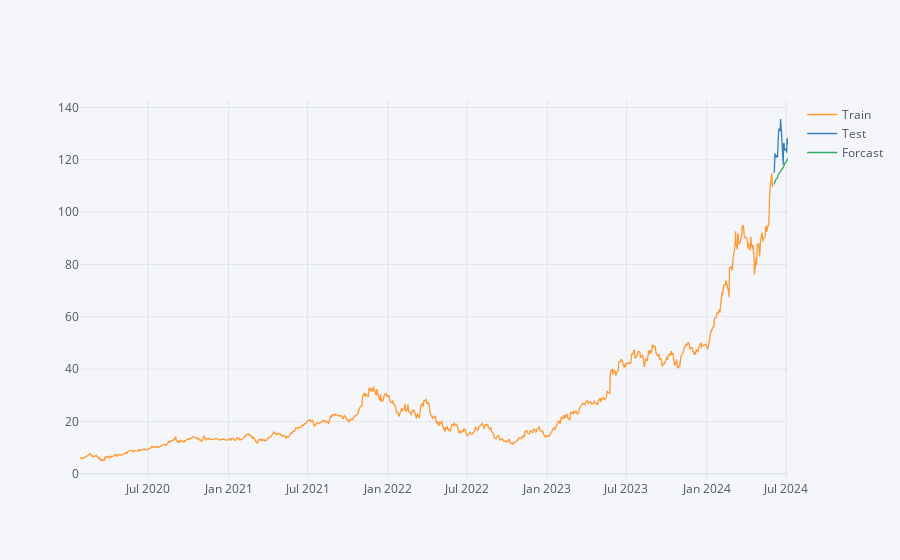

The code cell stored with this chart in its notebook:
### Markdown cell above
Residuals Plot:
Ideally, residuals should fluctuate around zero with no clear pattern or trend. Any systematic patterns might indicate that the model is missing some information or needs adjustment.

Autocorrelation Function (ACF) Plot:
Significant autocorrelation at certain lags suggests that the residuals are not independent. This could indicate that the model may benefit from including additional lagged terms or that the model order (p, q, P, Q) needs adjustment.

Histogram of Residuals:
Residuals should ideally follow a normal distribution centered around zero. Skewness or heavy tails in the histogram might suggest non-normality, indicating potential issues with the model’s assumptions or the need for a different error distribution.

QQ Plot (Quantile-Quantile Plot):
Points should approximately follow the diagonal line. Deviations from the line suggest departures from normality. Significant deviations might indicate that the residuals are not normally distributed, affecting the reliability of statistical inference.

If the residuals plot shows random scattering around zero, ACF plot shows no significant autocorrelation, histogram shows a bell-shaped curve, and QQ plot shows points close to the diagonal line, it indicates that the SARIMAX model adequately captures the patterns in the data.

### Code cell
# Define train and test size
train_size = int(len(stocks[sto, 'Close']) * 0.98)
train, test = stocks[sto, 'Close'][:train_size], stocks[sto, 'Close'][train_size:]

# Fit the SARIMAX model on training data
train_model = SARIMAX(train, order=(2, 2, 1), seasonal_order=(0, 0, 0, 0))
train_results = train_model.fit()

# Forecast the test data
forecast = train_results.get_forecast(steps=len(test))
forecasted_values = forecast.predicted_mean
confidence_intervals = forecast.conf_int()

# Set forecast index to match the test period
forecasted_values.index = test.index
confidence_intervals.index = test.index

# Plot forcast
pd.concat([train,test,forecasted_values],axis=1,keys=['Train','Test','Forcast']).iplot()

### Figure 1 — Plotly figure (JSON) as saved in the notebook; plotly's stock layout.template omitted (floating-point values rounded to 4 significant figures; data arrays with more than 128 entries replaced by an {"elided": "..."} marker saying what was removed)
{"data": [{"line": {"color": "rgba(255, 153, 51, 1.0)", "dash": "solid", "shape": "linear", "width": 1.3}, "mode": "lines", "name": "Train", "text": "", "type": "scatter", "x": {"elided": "1118 str values"}, "y": {"elided": "1118 mixed values"}}, {"line": {"color": "rgba(55, 128, 191, 1.0)", "dash": "solid", "shape": "linear", "width": 1.3}, "mode": "lines", "name": "Test", "text": "", "type": "scatter", "x": {"elided": "1118 str values"}, "y": {"elided": "1118 mixed values"}}, {"line": {"color": "rgba(50, 171, 96, 1.0)", "dash": "solid", "shape": "linear", "width": 1.3}, "mode": "lines", "name": "Forcast", "text": "", "type": "scatter", "x": {"elided": "1118 str values"}, "y": {"elided": "1118 mixed values"}}], "layout": {"legend": {"bgcolor": "#F5F6F9", "font": {"color": "#4D5663"}}, "paper_bgcolor": "#F5F6F9", "plot_bgcolor": "#F5F6F9", "title": {"font": {"color": "#4D5663"}}, "xaxis": {"gridcolor": "#E1E5ED", "showgrid": true, "tickfont": {"color": "#4D5663"}, "title": {"font": {"color": "#4D5663"}, "text": ""}, "zerolinecolor": "#E1E5ED"}, "yaxis": {"gridcolor": "#E1E5ED", "showgrid": true, "tickfont": {"color": "#4D5663"}, "title": {"font": {"color": "#4D5663"}, "text": ""}, "zerolinecolor": "#E1E5ED"}}}
